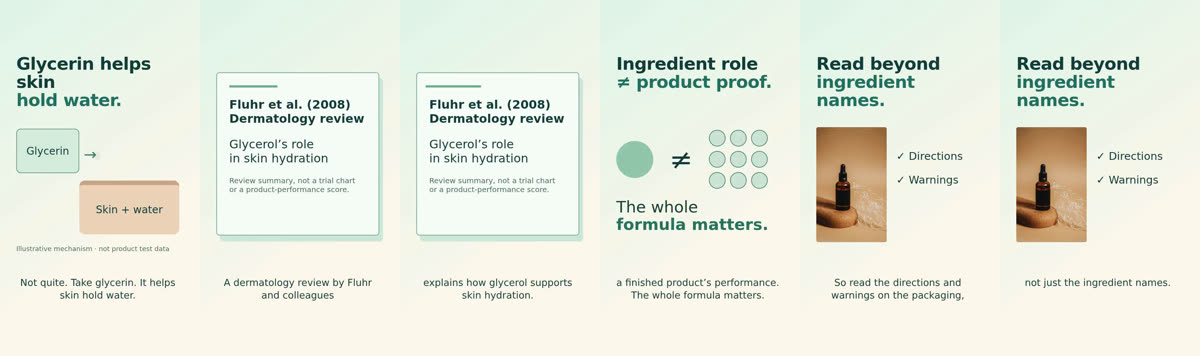
#> input picture .claude/skills/ws-regulab-motion-english/reference/contact-sheet.jpg, 1200 x 356 px
$ python -i own_picture.py   (imports and definitions only)
#> lines starting #> are read from the running program, lines starting #| are printed output that depends on the picture
### backend/semasa/log.py
"""One logger, plain lines, UTC stamps. GitHub Actions shows stdout; nothing fancier is needed."""

from __future__ import annotations

import logging
import sys
import time


def get_logger(name: str) -> logging.Logger:
    logger = logging.getLogger(name)
    if not logger.handlers:
        handler = logging.StreamHandler(sys.stdout)
        fmt = logging.Formatter("%(asctime)sZ %(levelname)s %(name)s: %(message)s", "%Y-%m-%dT%H:%M:%S")
        fmt.converter = time.gmtime      # the line says Z, so the clock is UTC wherever this runs, not the machine's zone
        handler.setFormatter(fmt)
        logger.addHandler(handler)
    logger.setLevel(logging.INFO)
    logger.propagate = False
    return logger

### backend/semasa/own_picture.py
"""Wan's own picture, used as it is (Studio: "upload a card or a photo into the post", brought over 27 Sep 2026).

The page puts the file in the reference bucket and queues a `mode: "upload"` job on the post (supabase/022). This step
checks it is really a picture, turns it the right way up, makes it a clean JPEG no longer than MAX_EDGE on its long
side (every network takes that; a 50 MB phone photo is not a post picture), hosts it in `semasa-generated`, where an
address never expires, attaches it to the draft and removes the temporary copy. Studio held such a picture until a
release run had hosted it; here it is hosted for good the moment it arrives. No AI is involved and nothing is paid for.
"""

from __future__ import annotations

import hashlib
import io
from datetime import UTC, datetime
from typing import Any

from PIL import Image

from . import db
from .fetch import get
from .images import open_upright
from .log import get_logger
from .providers import Generated

log = get_logger("semasa.own_picture")

MAX_EDGE = 2160
MAX_BYTES = 50 * 1024 * 1024
REFERENCE_BUCKET = "semasa-reference"


class NotAPicture(ValueError):
    pass


def normalise(data: bytes) -> tuple[bytes, dict[str, Any]]:
    """Any picture Pillow can open → an upright RGB JPEG, long edge at most MAX_EDGE. Transparency is laid on white,
    which is what every network would do to it anyway, but here Wan sees the result before it is posted."""
    if not data:
        raise NotAPicture("the file is empty")
    if len(data) > MAX_BYTES:
        raise NotAPicture("the file is over 50 MB")
    try:
        img = open_upright(data)
        img.load()
    except Exception as exc:  # noqa: BLE001 - whatever Pillow cannot open is not a picture here
        raise NotAPicture(f"this file is not a picture Semasa can read ({type(exc).__name__})") from exc
    w0, h0 = img.size
    if getattr(img, "n_frames", 1) > 1:
        img.seek(0)                      # an animated GIF posts as its first frame
    if img.mode in ("RGBA", "LA", "P"):
        rgba = img.convert("RGBA")
        base = Image.new("RGB", rgba.size, (255, 255, 255))
        base.paste(rgba, mask=rgba.split()[-1])
        img = base
    elif img.mode != "RGB":
        img = img.convert("RGB")
    if max(img.size) > MAX_EDGE:
        img.thumbnail((MAX_EDGE, MAX_EDGE), Image.LANCZOS)
    out = io.BytesIO()
    img.save(out, "JPEG", quality=90, optimize=True, progressive=True)
    return out.getvalue(), {"width": img.size[0], "height": img.size[1], "original_size": [w0, h0]}


def process(store: Any, row: dict[str, Any], max_attempts: int = 3) -> bool:
    row_id = row["id"]
    meta = dict(row.get("meta") or {})
    try:
        url = row.get("reference_url")
        if not url:
            raise NotAPicture("no file came with this job")
        data, info = normalise(get(url, timeout=60).content)
        day = datetime.now(UTC).strftime("%Y/%m")
        gen = Generated(data=data, content_type="image/jpeg", model="own")
        path = f"{day}/{row_id}.{gen.extension}"
        public = db.upload_generated(store, path, data, gen.content_type)
        meta.update(info, bytes=len(data), sha256=hashlib.sha256(data).hexdigest(), content_type="image/jpeg",
                    generated_path=path, own=True, finished_at=datetime.now(UTC).isoformat())
        ref = row.get("reference_path")
        db.finish_media(store, row_id, status="done", generated_media_url=public, provider="own", model="own",
                        error=None, meta=meta, reference_path=None)
        if ref:
            try:
                store.storage.from_(REFERENCE_BUCKET).remove([ref])      # the hosted copy is the one that stays
            except Exception as exc:  # noqa: BLE001 - a leftover temporary file harms nothing
                log.info("%s: temporary copy not removed: %s", row_id, str(exc)[:120])
        if row.get("post_id"):
            db.attach_media_to_draft(store, row["post_id"], row_id)
        log.info("%s: own picture hosted → %s (%dx%d)", row_id, public, info["width"], info["height"])
        return True
    except Exception as exc:  # noqa: BLE001 - the row records it; the run continues
        attempts = int(row.get("attempts") or 0)
        final = isinstance(exc, NotAPicture) or attempts >= max_attempts
        msg = f"{type(exc).__name__}: {str(exc)[:600]}"
        log.error("%s: %s (attempt %d)", row_id, msg, attempts)
        db.finish_media(store, row_id, status="error" if final else "pending", error=msg, provider="own")
        return False

>>> import cv2
>>> picture = cv2.imread('../../.claude/skills/ws-regulab-motion-english/reference/contact-sheet.jpg', cv2.IMREAD_GRAYSCALE)
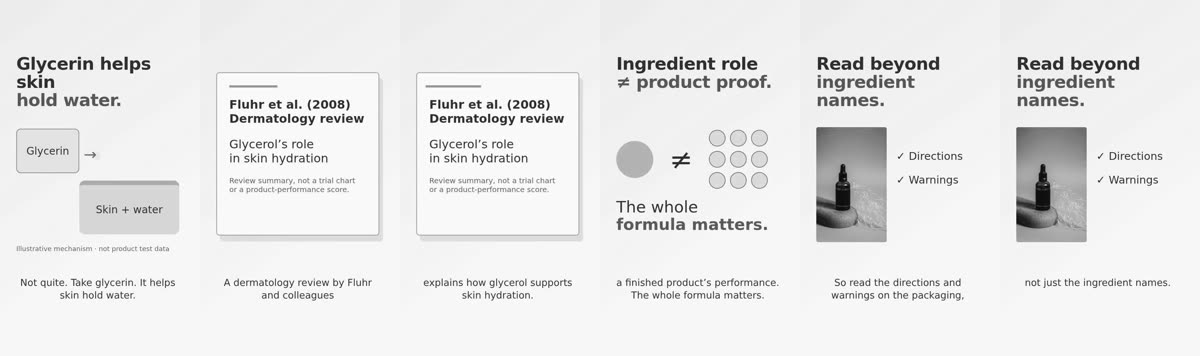
#> picture: shape (356, 1200); min 4, max 255, mean 232.7
#> (the run stopped early here; a loop or call above may not have finished)
